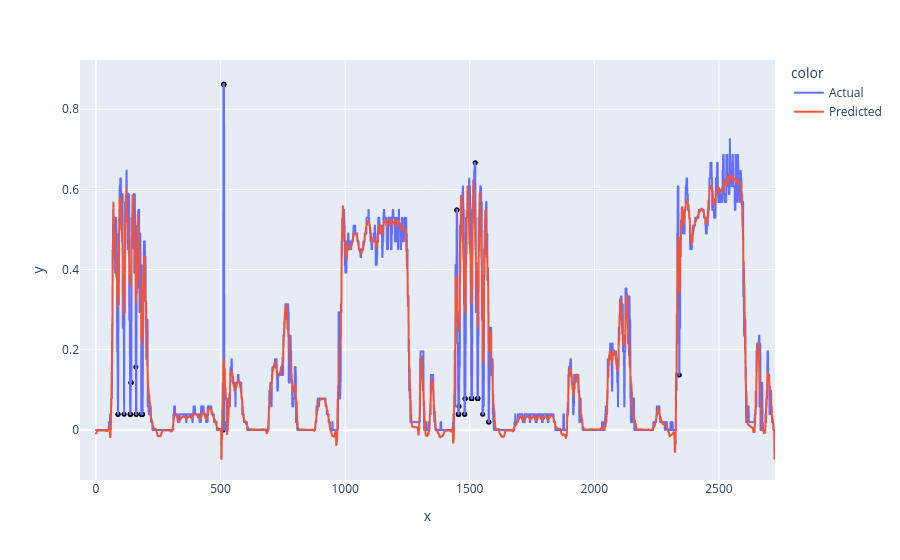

Source (notebook cell):
### Code cell
graph_for_dilation(df10_testX, 0.3, 2, mean, std, 2)

### Figure 1 — Plotly figure (JSON) as saved in the notebook; plotly's stock layout.template omitted (floating-point values rounded to 4 significant figures; data arrays with more than 128 entries replaced by an {"elided": "..."} marker saying what was removed)
{"data": [{"hovertemplate": "color=Actual<br>x=%{x}<br>y=%{y}<extra></extra>", "legendgroup": "Actual", "line": {"color": "#636efa", "dash": "solid"}, "marker": {"symbol": "circle"}, "mode": "lines", "name": "Actual", "showlegend": true, "type": "scattergl", "x": {"elided": "2726 int values"}, "xaxis": "x", "y": {"elided": "2726 float values"}, "yaxis": "y"}, {"hovertemplate": "color=Predicted<br>x=%{x}<br>y=%{y}<extra></extra>", "legendgroup": "Predicted", "line": {"color": "#EF553B", "dash": "solid"}, "marker": {"symbol": "circle"}, "mode": "lines", "name": "Predicted", "showlegend": true, "type": "scattergl", "x": {"elided": "2726 int values"}, "xaxis": "x", "y": {"elided": "2726 float values"}, "yaxis": "y"}, {"hovertemplate": "x=%{x}<br>y=%{y}<extra></extra>", "legendgroup": "", "marker": {"color": "black", "size": 5, "symbol": "circle"}, "mode": "markers", "name": "", "orientation": "v", "showlegend": false, "type": "scatter", "x": [88, 89, 113, 137, 138, 139, 140, 141, 142, 160, 161, 162, 182, 183, 184, 185, 186, 187, 511, 512, 513, 514, 1448, 1449, 1454, 1455, 1456, 1457, 1479, 1480, 1481, 1482, 1506, 1507, 1508, 1509, 1522, 1531, 1532, 1533, 1552, 1576, 1577, 2341], "xaxis": "x", "y": [0.03922, 0.03922, 0.03922, 0.03922, 0.03922, 0.03922, 0.1176, 0.1176, 0.1176, 0.1569, 0.03922, 0.03922, 0.03922, 0.03922, 0.03922, 0.03922, 0.03922, 0.03922, 0.0, 0.8627, 0.8627, 0.8627, 0.549, 0.549, 0.03922, 0.03922, 0.03922, 0.05882, 0.03922, 0.03922, 0.07843, 0.07843, 0.07843, 0.07843, 0.07843, 0.07843, 0.6667, 0.07843, 0.07843, 0.07843, 0.03922, 0.01961, 0.01961, 0.1373], "yaxis": "y"}], "layout": {"legend": {"title": {"text": "color"}, "tracegroupgap": 0}, "margin": {"t": 60}, "xaxis": {"anchor": "y", "domain": [0, 1], "title": {"text": "x"}}, "yaxis": {"anchor": "x", "domain": [0, 1], "title": {"text": "y"}}}}
